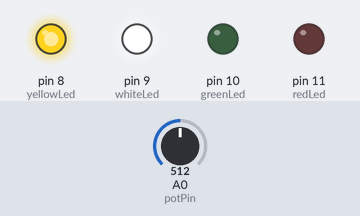
This sketch was run on a simulated Arduino Uno, built with avr-gcc and run on an emulated ATmega328P. Parts: output pins drawn as LEDs (lit = HIGH). Inputs (shaded band) come from the test bench; at power-on: A0 (potPin) = 512.

Above: at 1.2 s.
1.3 s: A0 (potPin) set to 602
2.8 s: A0 (potPin) set to 625
At 3.4 s:
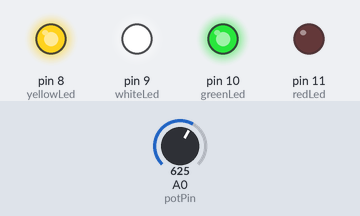
4.3 s: A0 (potPin) set to 806
5.8 s: A0 (potPin) set to 829
At 6.9 s:
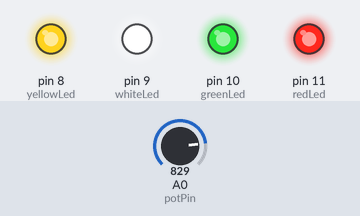
7.3 s: A0 (potPin) set to 306
At 8.1 s:
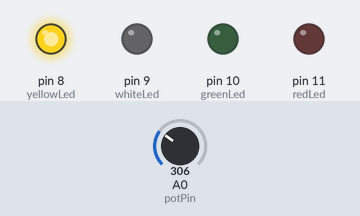
8.8 s: A0 (potPin) set to 396
10.3 s: A0 (potPin) set to 418
At 11.5 s:
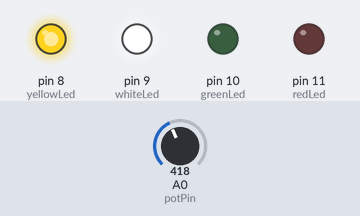
Timing chart, 0 to 12.8 s (numbered marks = the images above; inputs shaded):
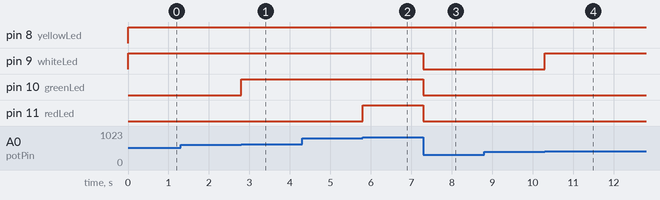

Measured:
- the behaviour switches between 613 and 614 on A0 (potPin) (found by bisection; images 0 and 1)
- the behaviour switches between 818 and 819 on A0 (potPin) (found by bisection; images 1 and 2)
- the behaviour switches between 409 and 410 on A0 (potPin) (found by bisection; images 3 and 4)
- after the input at 1.3 s, every drawn part: stays the same
- after the input at 2.8 s, pin 10 (greenLed): LOW → HIGH at once
- after the input at 4.3 s, every drawn part: stays the same
- after the input at 5.8 s, pin 11 (redLed): LOW → HIGH at once
- after the input at 7.3 s, pin 9 (whiteLed), pin 10 (greenLed), pin 11 (redLed): HIGH → LOW at once
- after the input at 8.8 s, every drawn part: stays the same
- after the input at 10.3 s, pin 9 (whiteLed): LOW → HIGH at once

The sketch:

05_Analog_Level_Indicator.ino
```cpp
// Pines de los Leds
int yellowLed = 8;
int whiteLed = 9;
int greenLed = 10;
int redLed = 11;

//Potenciometro

int potPin=A0;


void setup() {
  pinMode(yellowLed, OUTPUT);
  pinMode(whiteLed, OUTPUT);
  pinMode(greenLed, OUTPUT);
  pinMode(redLed, OUTPUT);

}

void loop() {
  int potLecture=analogRead(potPin);
  int potPercentage=map(potLecture, 0,1023,0,100);

  if (potPercentage >=20){
    digitalWrite(yellowLed,HIGH);
  } else
    digitalWrite(yellowLed, LOW);

  if (potPercentage >=40){
    digitalWrite(whiteLed,HIGH);
  } else
    digitalWrite(whiteLed, LOW);

  if (potPercentage >=60){
    digitalWrite(greenLed,HIGH);
  } else
    digitalWrite(greenLed, LOW);

  if (potPercentage >=80){
    digitalWrite(redLed,HIGH);
  } else
    digitalWrite(redLed, LOW);


}
```
